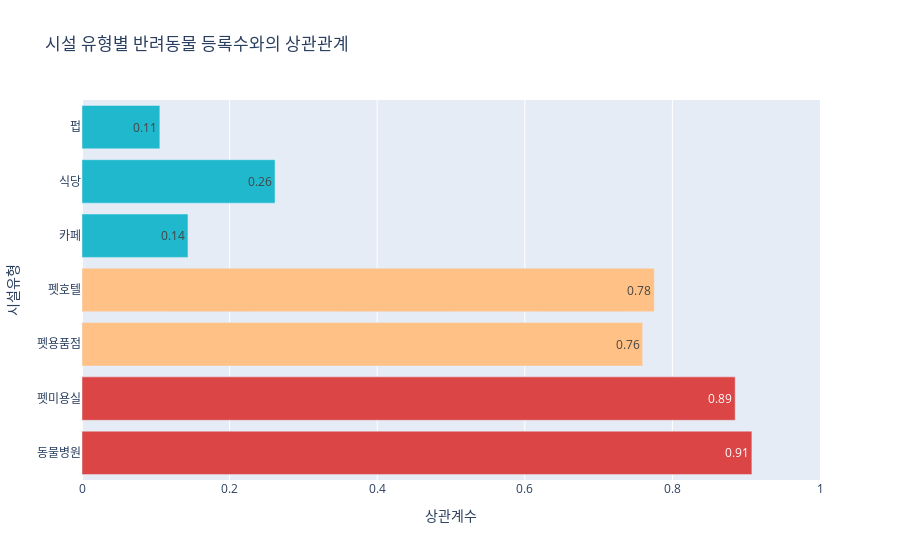

Notebook cell for this chart:
### Code cell
import pandas as pd
import plotly.graph_objects as go

df = facility_corr_df
# Ensure only two columns: facility type (Korean), correlation
# Assume columns: '시설유형' (facility type in Korean), '상관계수' (correlation coefficient)
col_facility = df.columns[0]
col_corr = df.columns[1]

# Assign colors based on correlation strength
colors = []
for val in df[col_corr]:
    if val > 0.8:
        colors.append('#DB4545')  # red
    elif val > 0.6:
        colors.append('#FFC185')  # orange
    elif val > 0.4:
        colors.append('#D2BA4C')  # yellow
    else:
        colors.append('#1FB8CD')  # blue

# Abbreviate correlation values for data labels (max 4 chars)
def format_corr(val):
    return f"{val:.2f}"[:4]

# Create horizontal bar chart
fig = go.Figure(go.Bar(
    x=df[col_corr],
    y=df[col_facility],
    orientation='h',
    marker_color=colors,
    text=[format_corr(v) for v in df[col_corr]],
    textposition='auto',
    cliponaxis=False
))

fig.update_layout(
    title_text='시설 유형별 반려동물 등록수와의 상관관계',
    xaxis_title='상관계수',
    yaxis_title='시설유형',
)
fig.update_xaxes(range=[0, 1.0])

fig.show()
fig.write_image('펫시설_유형별_반려동물_등록수_상관관계.png')

### Figure 1 — Plotly figure (JSON) as saved in the notebook; plotly's stock layout.template omitted (floating-point values rounded to 4 significant figures)
{"data": [{"cliponaxis": false, "marker": {"color": ["#DB4545", "#DB4545", "#FFC185", "#FFC185", "#1FB8CD", "#1FB8CD", "#1FB8CD"]}, "orientation": "h", "text": ["0.91", "0.89", "0.76", "0.78", "0.14", "0.26", "0.11"], "textposition": "auto", "type": "bar", "x": [0.9077, 0.8851, 0.7597, 0.7755, 0.1436, 0.2616, 0.1055], "y": ["동물병원", "펫미용실", "펫용품점", "펫호텔", "카페", "식당", "펍"]}], "layout": {"title": {"text": "시설 유형별 반려동물 등록수와의 상관관계"}, "xaxis": {"range": [0, 1], "title": {"text": "상관계수"}}, "yaxis": {"title": {"text": "시설유형"}}}}
